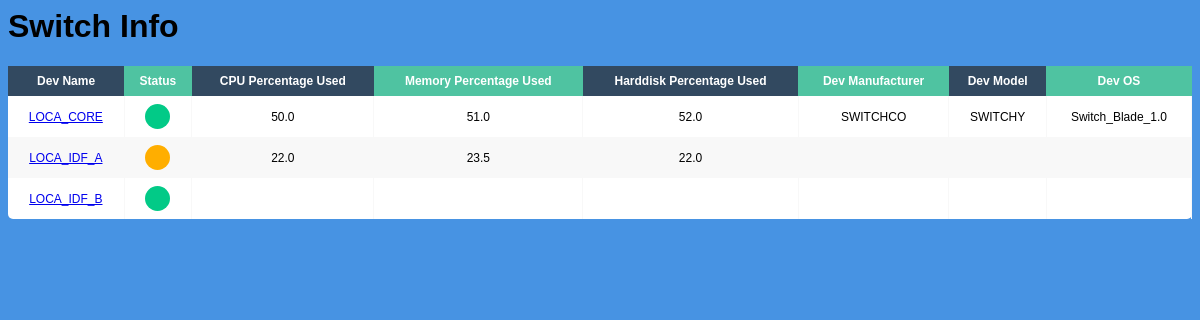
/dashboard/, run on the app's committed database.
### dashboard/models.py (models this page shows, shortened)
class GeneralInfo(models.Model):
    dev_id = models.IntegerField(primary_key=True)
    dev_name = models.CharField(max_length=60, verbose_name="Device Name")
    dev_ip_address = models.CharField(max_length=30, null=True, blank=True, help_text="IP address in the format '192.168.1.1'")
    class Meta:
        verbose_name = "General Info"
        verbose_name_plural = "General Infos"

class PerformanceMetrics(models.Model):
    dev_id = models.ForeignKey(GeneralInfo, on_delete=models.CASCADE)
    cpu_percentage_used = models.FloatField(max_length=5)
    memory_percentage_used = models.FloatField(max_length=5)
    harddisk_percentage_used = models.FloatField(max_length=5)
    class Meta:
        verbose_name = "Performance Metrics"
        verbose_name_plural = "Performance Metrics"

class AdvancedInfo(models.Model):
    dev_id = models.ForeignKey(GeneralInfo, on_delete=models.CASCADE)
    dev_manufacturer = models.CharField(max_length=60, verbose_name="Device Manufacturer")
    dev_model = models.CharField(max_length=60, verbose_name="Device Model")
    dev_os = models.CharField(max_length=60, verbose_name="Device OS")
    dev_ssh_port = models.IntegerField(default=22, verbose_name="SSH Port")
    dev_snmp_port = models.IntegerField(default=161, verbose_name="SNMP Port")
    class Meta:
        verbose_name = "Advanced Info"
        verbose_name_plural = "Advanced Infos"

### dashboard/views.py (the view)
# urls.py: path("", index.as_view(), name="observation_list"),
class index(generic.ListView):
    template_name = "dashboard/index.html"
    model = GeneralInfo
    context_object_name = "device_list"
    paginate_by = 150
    def get_queryset(self):
        return GeneralInfo.objects.all()[:10]
    def get_context_data(self, **kwargs: Any):
        context = super().get_context_data(**kwargs)
        data_set_1 = []
        data_set_2 = []
        data_set_1 = PerformanceMetrics.objects.all()[:10]
        data_set_2 = AdvancedInfo.objects.all()[:10]
        context['data_set_1'] = data_set_1
        context['data_set_2'] = data_set_2
        context['information'] = get_all_info()
        print("Here is the data_set_1" + str(data_set_1))
        return context

### dashboard/views.py (called while the page is built)
def get_field_names(model):
    return [field.name for field in model._meta.fields]

### dashboard/templates/dashboard/index.html (shortened to what this page needs)
{% load static %}
<link rel="stylesheet" href="{% static 'dashboard/style.css' %}">
<div class="titleHolder">
    <h1>Switch Info</h1>
</div>
{% block content %}
<div class="tableHolder">
    <table>
    <thead>
        <tr>
        <th>Dev Name</th>
        <th>Status</th>
        <th>CPU Percentage Used</th>
        <th>Memory Percentage Used</th>
        <th>Harddisk Percentage Used</th>
        <th>Dev Manufacturer</th>
        <th>Dev Model</th>
        <th>Dev OS</th>
        </tr>
    </thead>
    <tbody>
        {% for row_id,row in information.items %}
        <tr class="data-row" data-row-id="{{ row.id }}">
            <td><a href="/dashboard/switches/{{row.id}}">{{ row.dev_name }}</a></td>
            <td class="dev-status">
                {% if row.dev_status == 0 %}
                    <span class="good"></span>
                {% elif row.dev_status == 1 %}
                    <span class="okay"></span>
                {% elif row.dev_status == 2 %}
                    <span class="bad"></span>
                {% else %}
                    <span class="unknown"></span>
                {% endif %}
            </td>
            <td class="dev-cpu">{{ row.cpu_percentage_used }}</td>
            <td class="dev-mem">{{ row.memory_percentage_used }}</td>
            <td class="dev-hd">{{ row.harddisk_percentage_used }}</td>
            <td>{{ row.dev_manufacturer }}</td>
            <td>{{ row.dev_model }}</td>
            <td>{{ row.dev_os }}</td>
        </tr>
        {% endfor %}
    </tbody>
    </table>
</div>
{% endblock %}

### static/dashboard/style.css (style rules this page uses)
* { box-sizing: border-box; -webkit-box-sizing: border-box; -moz-box-sizing: border-box; }
table { border-radius: 5px; font-size: 12px; font-weight: normal; border: none; border-collapse: collapse; width: 100%; max-width: 100%; white-space: nowrap; background-color: white; }
table td, table th { text-align: center; padding: 8px; }
table td { border-right: 1px solid #f8f8f8; font-size: 12px; }
table thead th { color: #ffffff; background: #4FC3A1; }
table thead th:nth-child(odd) { color: #ffffff; background: #324960; }
table tr:nth-child(even) { background: #F8F8F8; }
.good { height: 25px; width: 25px; background-color: #02ca87; border-radius: 50%; display: inline-block; align-items: center; align-self: center; align-content: center; }
.okay { height: 25px; width: 25px; background-color: #ffae00; border-radius: 50%; display: inline-block; align-items: center; align-self: center; align-content: center; }

### data on the page
GeneralInfo: dev_name "LOCA_CORE"
PerformanceMetrics: cpu_percentage_used "50.0", memory_percentage_used "51.0", harddisk_percentage_used "52.0"
AdvancedInfo: dev_manufacturer "SWITCHCO", dev_model "SWITCHY", dev_os "Switch_Blade_1.0"
GeneralInfo: dev_name "LOCA_IDF_A", cpu_percentage_used "22.0", memory_percentage_used "23.5", harddisk_percentage_used "22.0"
GeneralInfo: dev_name "LOCA_IDF_B"
